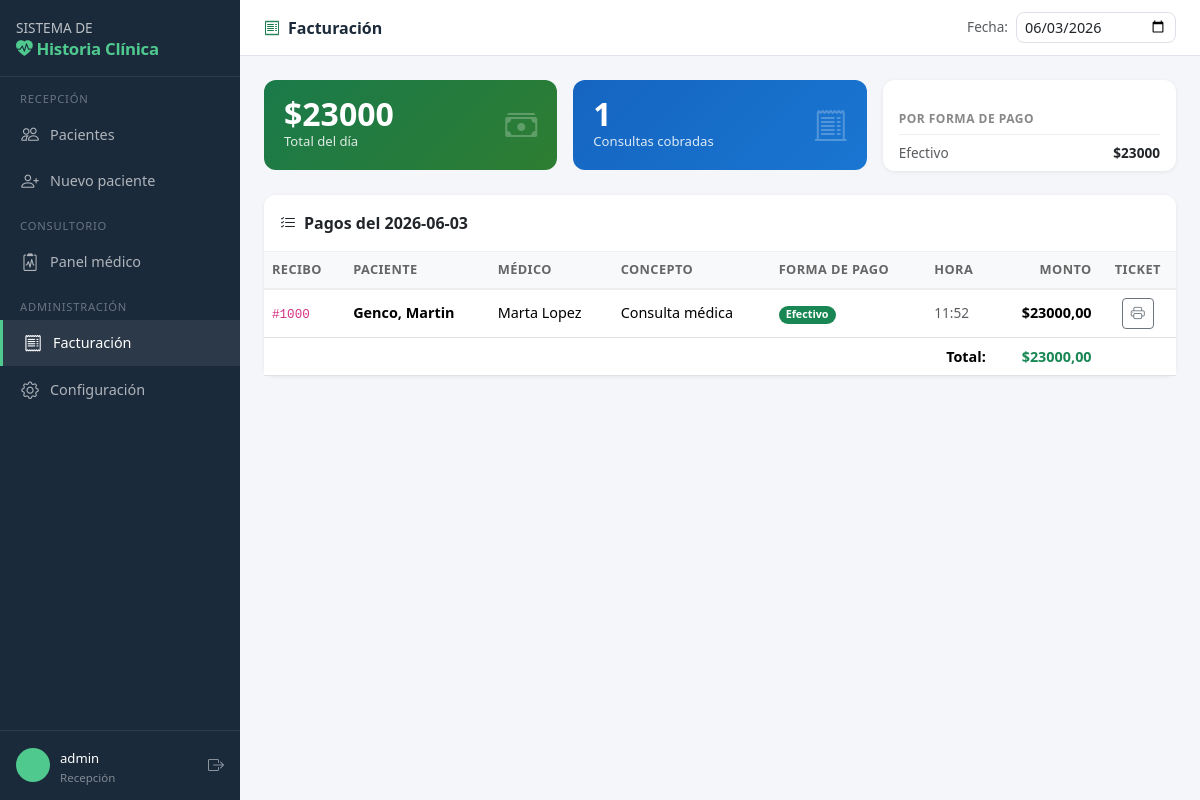
/facturacion/ (signed in), run on the app's committed database.
### cuentas/models.py (models this page shows, shortened)
class Usuario(AbstractUser):
    ROL_CHOICES = [
        ('admin', 'Administrador'),
        ('medico', 'Médico'),
        ('recepcion', 'Recepción'),
    ]
    rol = models.CharField(max_length=20, choices=ROL_CHOICES, default='recepcion')
    telefono = models.CharField(max_length=20, blank=True)
    especialidad = models.CharField(max_length=100, blank=True,
                                    help_text="Solo para médicos")
    matricula = models.CharField(max_length=50, blank=True,
                                 help_text="Matrícula profesional del médico")
    class Meta:
        verbose_name = 'Usuario'
        verbose_name_plural = 'Usuarios'
    @property
    def es_admin(self):
        return self.rol == 'admin' or self.is_superuser
    @property
    def es_medico(self):
        return self.rol == 'medico'
    @property
    def es_recepcion(self):
        return self.rol == 'recepcion'

### facturacion/models.py (models this page shows, shortened)
class Pago(models.Model):
    FORMA_PAGO = [
        ('efectivo',      'Efectivo'),
        ('tarjeta_deb',   'Tarjeta débito'),
        ('tarjeta_cred',  'Tarjeta crédito'),
        ('transferencia', 'Transferencia'),
        ('obra_social',   'Obra social'),
        ('sin_cargo',     'Sin cargo'),
    ]
    turno      = models.OneToOneField('consulta.Turno', on_delete=models.CASCADE,
                                       related_name='pago')
    concepto   = models.CharField(max_length=200, default='Consulta médica')
    monto      = models.DecimalField(max_digits=10, decimal_places=2)
    forma_pago = models.CharField(max_length=20, choices=FORMA_PAGO, default='efectivo')
    fecha      = models.DateTimeField(default=timezone.now)
    impreso    = models.BooleanField(default=False)
    nro_recibo = models.PositiveIntegerField(unique=True, editable=False)
    observaciones = models.TextField(blank=True)
    class Meta:
        verbose_name = 'Pago'
        verbose_name_plural = 'Pagos'
        ordering = ['-fecha']

### consulta/models.py (models this page shows, shortened)
class Turno(models.Model):
    ESTADO_CHOICES = [
        ('espera', 'En espera'),
        ('llamado', 'Llamado'),
        ('atencion', 'En atención'),
        ('finalizado', 'Finalizado'),
        ('cancelado', 'Cancelado'),
    ]
    paciente = models.ForeignKey('pacientes.Paciente', on_delete=models.CASCADE,
                                  related_name='turnos')
    signos = models.OneToOneField('pacientes.SignosVitales', on_delete=models.SET_NULL,
                                   null=True, blank=True, related_name='turno')
    medico = models.ForeignKey('cuentas.Usuario', on_delete=models.SET_NULL,
                                null=True, blank=True, related_name='turnos_asignados',
                                limit_choices_to={'rol': 'medico'})
    estado = models.CharField(max_length=15, choices=ESTADO_CHOICES, default='espera')
    fecha_hora = models.DateTimeField(default=timezone.now)
    hora_llamado = models.DateTimeField(null=True, blank=True)
    hora_inicio_atencion = models.DateTimeField(null=True, blank=True)
    hora_fin = models.DateTimeField(null=True, blank=True)
    numero = models.PositiveIntegerField()  # número de orden del día
    class Meta:
        verbose_name = 'Turno'
        verbose_name_plural = 'Turnos'
        ordering = ['fecha_hora']

### pacientes/models.py (models this page shows, shortened)
class Paciente(models.Model):
    SEXO_CHOICES = [('M', 'Masculino'), ('F', 'Femenino'), ('O', 'Otro')]
    SANGRE_CHOICES = [
        ('A+', 'A+'), ('A-', 'A-'), ('B+', 'B+'), ('B-', 'B-'),
        ('AB+', 'AB+'), ('AB-', 'AB-'), ('O+', 'O+'), ('O-', 'O-'),
    ]
    dni = models.CharField(max_length=20, unique=True, verbose_name='DNI / Cédula')
    apellido = models.CharField(max_length=100)
    nombre = models.CharField(max_length=100)
    fecha_nacimiento = models.DateField()
    sexo = models.CharField(max_length=1, choices=SEXO_CHOICES)
    grupo_sanguineo = models.CharField(max_length=3, choices=SANGRE_CHOICES, blank=True)
    telefono = models.CharField(max_length=30, blank=True)
    email = models.EmailField(blank=True)
    domicilio = models.CharField(max_length=200, blank=True)
    ciudad = models.CharField(max_length=100, blank=True)
    alergias = models.TextField(blank=True)
    antecedentes = models.TextField(blank=True)
    medicacion_habitual = models.TextField(blank=True)
    obra_social = models.CharField(max_length=100, blank=True)
    nro_afiliado = models.CharField(max_length=50, blank=True)
    activo = models.BooleanField(default=True)
    creado = models.DateTimeField(auto_now_add=True)
    actualizado = models.DateTimeField(auto_now=True)
    class Meta:
        verbose_name = 'Paciente'
        verbose_name_plural = 'Pacientes'
        ordering = ['apellido', 'nombre']
    @property
    def nombre_completo(self):
        return f"{self.apellido}, {self.nombre}"

### facturacion/views.py (the view)
# urls.py: path('',                          views.lista_pagos,      name='lista'),
@login_required
def lista_pagos(request):
    hoy = timezone.now().date()
    fecha = request.GET.get('fecha', str(hoy))
    pagos = Pago.objects.filter(fecha__date=fecha).select_related(
        'turno__paciente', 'turno__medico'
    )
    totales = pagos.values('forma_pago').annotate(
        cantidad=Count('id'),
        total=Sum('monto')
    ).order_by('forma_pago')
    total_dia = pagos.aggregate(t=Sum('monto'))['t'] or 0
    return render(request, 'facturacion/lista.html', {
        'pagos': pagos,
        'totales': totales,
        'total_dia': total_dia,
        'fecha': fecha,
        'hoy': str(hoy),
    })

### templates/facturacion/lista.html (shortened to what this page needs)
{% extends "base/base.html" %}
{% block page_title %}<i class="bi bi-receipt me-2" style="color:#1a7a4a"></i>Facturación{% endblock %}
{% block topbar_actions %}
  <form class="d-flex align-items-center gap-2" method="get">
    <label class="text-muted" style="font-size:.85rem">Fecha:</label>
    <input type="date" name="fecha" value="{{ fecha }}" class="form-control form-control-sm"
           style="width:160px" onchange="this.form.submit()">
  </form>
{% endblock %}
{% block contenido %}
<div class="row g-3 mb-4">
  <div class="col-sm-4">
    <div class="stat-card d-flex justify-content-between align-items-center"
         style="background:linear-gradient(135deg,#1a7a4a,#2e7d32)">
      <div>
        <div class="number">${{ total_dia|floatformat:0 }}</div>
        <div class="label">Total del día</div>
      </div>
      <i class="bi bi-cash-stack"></i>
    </div>
  </div>
  <div class="col-sm-4">
    <div class="stat-card d-flex justify-content-between align-items-center"
         style="background:linear-gradient(135deg,#1565c0,#1976d2)">
      <div>
        <div class="number">{{ pagos|length }}</div>
        <div class="label">Consultas cobradas</div>
      </div>
      <i class="bi bi-receipt-cutoff"></i>
    </div>
  </div>
  <div class="col-sm-4">
    <div class="card h-100">
      <div class="card-body py-2 px-3">
        <div class="section-header mb-2">Por forma de pago</div>
        {% for t in totales %}
        <div class="d-flex justify-content-between" style="font-size:.85rem">
          <span class="text-muted">{{ t.forma_pago|capfirst }}</span>
          <strong>${{ t.total|floatformat:0 }}</strong>
        </div>
        {% empty %}
        <span class="text-muted" style="font-size:.85rem">Sin movimientos</span>
        {% endfor %}
      </div>
    </div>
  </div>
</div>
<div class="card">
  <div class="card-header py-3">
    <i class="bi bi-list-check me-2"></i>Pagos del {{ fecha }}
  </div>
  {% if pagos %}
  <div class="table-responsive">
    <table class="table table-hover mb-0">
      <thead>
        <tr>
          <th>Recibo</th>
          <th>Paciente</th>
          <th>Médico</th>
          <th>Concepto</th>
          <th>Forma de pago</th>
          <th>Hora</th>
          <th class="text-end">Monto</th>
          <th class="text-center">Ticket</th>
        </tr>
      </thead>
      <tbody>
        {% for p in pagos %}
        <tr>
          <td><code>#{{ p.nro_recibo }}</code></td>
          <td><strong>{{ p.turno.paciente.nombre_completo }}</strong></td>
          <td>{{ p.turno.medico.get_full_name|default:"—" }}</td>
          <td>{{ p.concepto }}</td>
          <td>
            <span class="badge rounded-pill
              {% if p.forma_pago == 'efectivo' %}bg-success
              {% elif p.forma_pago == 'tarjeta_deb' or p.forma_pago == 'tarjeta_cred' %}bg-primary
              {% elif p.forma_pago == 'transferencia' %}bg-info text-dark
              {% elif p.forma_pago == 'obra_social' %}bg-warning text-dark
              {% else %}bg-secondary{% endif %}">
              {{ p.get_forma_pago_display }}
            </span>
          </td>
          <td class="text-muted" style="font-size:.85rem">{{ p.fecha|time:"H:i" }}</td>
          <td class="text-end fw-bold">${{ p.monto|floatformat:2 }}</td>
          <td class="text-center">
            <a href="{% url 'facturacion:ticket' p.pk %}" class="btn btn-outline-secondary btn-sm"
               title="Ver ticket">
              <i class="bi bi-printer"></i>
            </a>
          </td>
        </tr>
        {% endfor %}
      </tbody>
      <tfoot>
        <tr style="background:#f8f9fb">
          <td colspan="6" class="text-end fw-bold">Total:</td>
          <td class="text-end fw-bold text-success">${{ total_dia|floatformat:2 }}</td>
          <td></td>
        </tr>
      </tfoot>
    </table>
  </div>
  {% else %}
  <div class="text-center py-5 text-muted">
    <i class="bi bi-receipt-cutoff" style="font-size:3rem"></i>
    <p class="mt-2">No hay pagos registrados para esta fecha.</p>
  </div>
  {% endif %}
</div>
{% endblock %}

### templates/base/base.html (shortened to what this page needs)
<!DOCTYPE html>
<html lang="es">
<head>
  <link href="https://cdn.jsdelivr.net/npm/bootstrap@5.3.2/dist/css/bootstrap.min.css" rel="stylesheet">
  <link href="https://cdn.jsdelivr.net/npm/bootstrap-icons@1.11.3/font/bootstrap-icons.min.css" rel="stylesheet">
</head>
<body>
{% if user.is_authenticated %}
<nav id="sidebar">
  <div class="brand">
    <h6>SISTEMA DE</h6>
    <strong><i class="bi bi-heart-pulse-fill me-1"></i>Historia Clínica</strong>
  </div>
  {% if user.es_recepcion or user.es_admin %}
  <div class="section-label">Recepción</div>
  <a href="/pacientes/" class="nav-link {% if 'pacientes' in request.path %}active{% endif %}">
    <i class="bi bi-people"></i> Pacientes
  </a>
  <a href="/pacientes/nuevo/" class="nav-link">
    <i class="bi bi-person-plus"></i> Nuevo paciente
  </a>
  {% endif %}
  {% if user.es_medico or user.es_admin %}
  <div class="section-label">Consultorio</div>
  <a href="/consulta/panel/" class="nav-link {% if 'consulta' in request.path %}active{% endif %}">
    <i class="bi bi-clipboard2-pulse"></i> Panel médico
  </a>
  {% endif %}
  {% if user.es_admin %}
  <div class="section-label">Administración</div>
  <a href="/facturacion/" class="nav-link {% if 'facturacion' in request.path %}active{% endif %}">
    <i class="bi bi-receipt"></i> Facturación
  </a>
  <a href="/admin/" class="nav-link">
    <i class="bi bi-gear"></i> Configuración
  </a>
  {% endif %}
  <div class="user-block">
    <div class="avatar">{{ user.first_name|first|upper }}{{ user.last_name|first|upper }}</div>
    <div class="info">
      <span>{{ user.get_full_name|default:user.username }}</span>
      <small>{{ user.get_rol_display }}</small>
    </div>
    <a href="/cuentas/logout/" class="ms-auto text-white-50" title="Cerrar sesión">
      <i class="bi bi-box-arrow-right"></i>
    </a>
  </div>
</nav>
{% endif %}
<div id="main">
  {% if user.is_authenticated %}
  <div id="topbar">
    <div>
      <p class="page-title">{% block page_title %}{% endblock %}</p>
    </div>
    <div class="d-flex align-items-center gap-3">
      {% block topbar_actions %}{% endblock %}
    </div>
  </div>
  {% endif %}
  <div class="p-4">
    {% block contenido %}{% endblock %}
  </div>
</div>
</body>
</html>

### templates/base/base.html (style rules this page uses)
:root { --sidebar-w: 240px; --verde: #1a7a4a; --verde-claro: #e8f5ee; --azul-med: #1565c0; --gris-bg: #f4f6f9; }
body { background: var(--gris-bg); font-family: 'Segoe UI', sans-serif; }
#sidebar { width: var(--sidebar-w); min-height: 100vh; background: #1b2a3b; position: fixed; top: 0; left: 0; z-index: 100; display: flex; flex-direction: column; transition: width .25s; }
#sidebar .brand { padding: 20px 16px 14px; border-bottom: 1px solid rgba(255,255,255,.08); }
#sidebar .brand h6 { color: #fff; margin: 0; font-size: .85rem; opacity: .7; }
#sidebar .brand strong { color: #4fc98e; font-size: 1.05rem; letter-spacing: -.3px; }
#sidebar .nav-link { color: rgba(255,255,255,.65); padding: 10px 20px; border-radius: 0; display: flex; align-items: center; gap: 10px; font-size: .9rem; transition: background .15s, color .15s; }
#sidebar .nav-link:hover, #sidebar .nav-link.active { background: rgba(255,255,255,.07); color: #fff; }
#sidebar .nav-link.active { border-left: 3px solid #4fc98e; }
#sidebar .nav-link i { font-size: 1.1rem; width: 20px; text-align: center; }
#sidebar .section-label { color: rgba(255,255,255,.35); font-size: .7rem; text-transform: uppercase; letter-spacing: .8px; padding: 14px 20px 4px; }
#sidebar .user-block { margin-top: auto; padding: 14px 16px; border-top: 1px solid rgba(255,255,255,.08); display: flex; align-items: center; gap: 10px; }
#sidebar .user-block .avatar { width: 34px; height: 34px; border-radius: 50%; background: #4fc98e; color: #1b2a3b; display: flex; align-items: center; justify-content: center; font-weight: 700; font-size: .85rem; flex-shrink: 0; }
#sidebar .user-block .info small { color: rgba(255,255,255,.45); font-size: .72rem; display: block; }
#sidebar .user-block .info span { color: #fff; font-size: .82rem; }
#main { margin-left: var(--sidebar-w); min-height: 100vh; }
#topbar { background: #fff; border-bottom: 1px solid #e0e4ea; padding: 0 24px; height: 56px; display: flex; align-items: center; justify-content: space-between; position: sticky; top: 0; z-index: 90; }
#topbar .page-title { font-size: 1rem; font-weight: 600; color: #1b2a3b; margin: 0; }
.card { border: none; border-radius: 12px; box-shadow: 0 1px 4px rgba(0,0,0,.07); }
.card-header { background: #fff; border-bottom: 1px solid #f0f0f0; font-weight: 600; border-radius: 12px 12px 0 0 !important; }
.stat-card { border-radius: 12px; padding: 18px 20px; color: #fff; }
.stat-card .number { font-size: 2rem; font-weight: 700; line-height: 1; }
.stat-card .label { font-size: .82rem; opacity: .85; margin-top: 2px; }
.stat-card i { font-size: 2rem; opacity: .25; }
.table thead th { background: #f8f9fb; font-size: .8rem; text-transform: uppercase; letter-spacing: .4px; color: #666; font-weight: 600; border-bottom: 2px solid #eee; }
.table td { vertical-align: middle; font-size: .9rem; }
.form-control, .form-select { border-radius: 8px; border-color: #dde1e7; font-size: .9rem; }
.section-header { font-size: .75rem; font-weight: 700; text-transform: uppercase; letter-spacing: .5px; color: #888; border-bottom: 1px solid #eee; padding-bottom: 6px; margin-bottom: 14px; margin-top: 22px; }

### data on the page
Usuario: get_full_name "admin", rol "Recepción"
Pago: forma_pago "Efectivo", total "23000", nro_recibo "1000", turno.paciente.nombre_completo "Genco, Martin", turno.medico.get_full_name "Marta Lopez", concepto "Consulta médica", fecha "11:52", monto "23000,00"

### other printed values
{{ total_dia|floatformat:0 }} "23000"
{{ pagos|length }} "1"
{{ fecha }} "2026-06-03"
{{ total_dia|floatformat:2 }} "23000,00"
